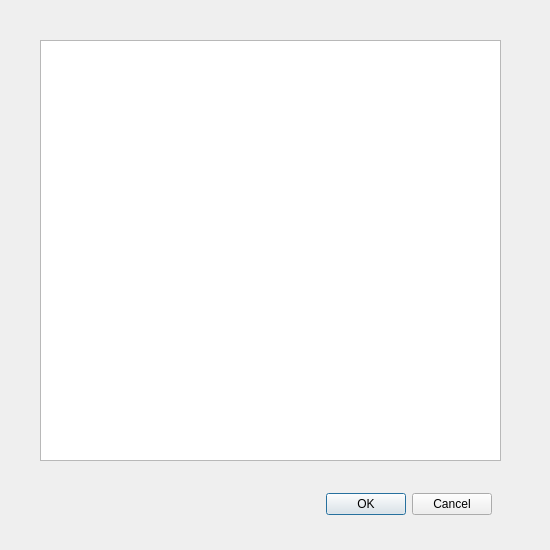
<?xml version="1.0" encoding="UTF-8"?>
<ui version="4.0">
 <class>showWidget</class>
 <widget class="QWidget" name="showWidget">
  <property name="geometry">
   <rect>
    <x>0</x>
    <y>0</y>
    <width>550</width>
    <height>550</height>
   </rect>
  </property>
  <property name="minimumSize">
   <size>
    <width>550</width>
    <height>550</height>
   </size>
  </property>
  <property name="maximumSize">
   <size>
    <width>550</width>
    <height>550</height>
   </size>
  </property>
  <property name="windowTitle">
   <string>数据</string>
  </property>
  <widget class="QTableWidget" name="tableWidget">
   <property name="geometry">
    <rect>
     <x>40</x>
     <y>40</y>
     <width>461</width>
     <height>421</height>
    </rect>
   </property>
  </widget>
  <widget class="QDialogButtonBox" name="buttonBox">
   <property name="geometry">
    <rect>
     <x>300</x>
     <y>490</y>
     <width>192</width>
     <height>28</height>
    </rect>
   </property>
   <property name="standardButtons">
    <set>QDialogButtonBox::Cancel|QDialogButtonBox::Ok</set>
   </property>
  </widget>
 </widget>
 <resources/>
 <connections/>
</ui>
